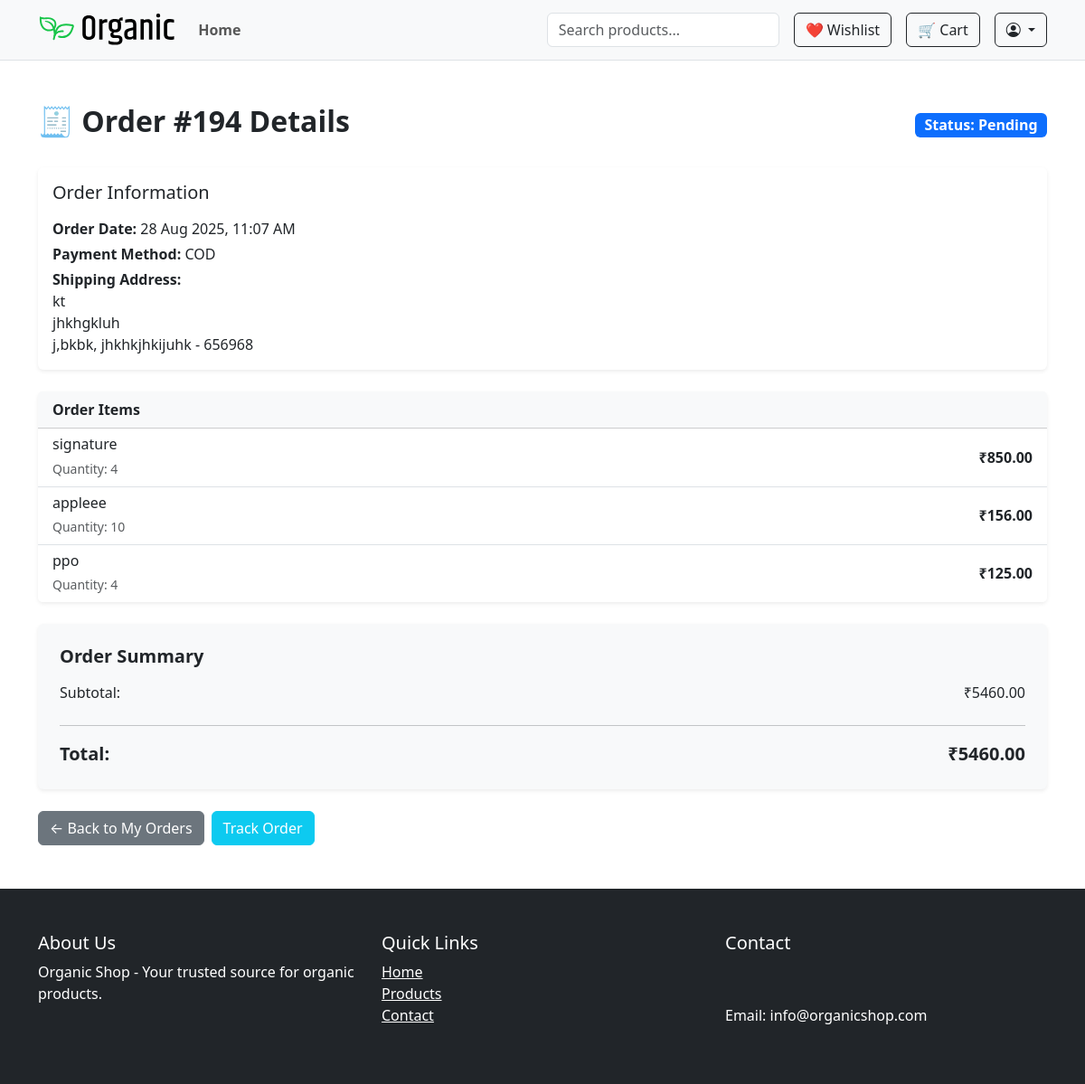
Screenshot of /accounts/orders/194/ (signed in) with the database file from the repository.
### accounts/models.py (models this page shows, shortened)
class Order(models.Model):
    STATUS_CHOICES = [
        ('pending', 'Pending'),
        ('processing', 'Processing'),
        ('shipped', 'Shipped'),
        ('delivered', 'Delivered'),
        ('cancelled', 'Cancelled'),
    ]
    PAYMENT_CHOICES = [
        ('COD', 'Cash on Delivery'),
        ('ONLINE', 'Online Payment'),
    ]
    user = models.ForeignKey(User, on_delete=models.CASCADE)
    address = models.ForeignKey(Address, on_delete=models.SET_NULL, null=True)
    total_price = models.DecimalField(max_digits=10, decimal_places=2)
    promo_code = models.ForeignKey(PromoCode, on_delete=models.SET_NULL, null=True, blank=True)
    payment_method = models.CharField(max_length=20, choices=PAYMENT_CHOICES, default='COD')
    created_at = models.DateTimeField(auto_now_add=True)
    status = models.CharField(max_length=20, choices=STATUS_CHOICES, default='pending')
    is_paid = models.BooleanField(default=False)

class Address(models.Model):
    user = models.ForeignKey(User, on_delete=models.CASCADE, related_name='addresses')
    full_name = models.CharField(max_length=100)
    phone = models.CharField(max_length=20)
    address_line = models.TextField()
    city = models.CharField(max_length=50)
    postal_code = models.CharField(max_length=10)
    state=models.CharField(max_length=50)
    country = models.CharField(max_length=50)
    is_default = models.BooleanField(default=False)

class OrderItem(models.Model):
    order = models.ForeignKey(Order, related_name='items', on_delete=models.CASCADE)
    variant = models.ForeignKey(ProductVariant, on_delete=models.SET_NULL, null=True, blank=True)
    product = models.ForeignKey(Product, on_delete=models.SET_NULL, null=True)
    price = models.DecimalField(max_digits=10, decimal_places=2)
    quantity = models.PositiveIntegerField(default=1)

### shop/models.py (models this page shows, shortened)
class Product(models.Model):
    category = models.ForeignKey(Category, on_delete=models.CASCADE, related_name='products')
    name = models.CharField(max_length=255)
    slug = models.SlugField(unique=True ,blank=True)
    description = models.TextField()
    price = models.DecimalField(max_digits=10, decimal_places=2)
    discount_price = models.DecimalField(max_digits=10, decimal_places=2, null=True, blank=True)
    image = models.ImageField(upload_to='products/')
    is_featured = models.BooleanField(default=False)
    sold_count = models.PositiveIntegerField(default=0)
    created_at = models.DateTimeField(auto_now_add=True)
    views = models.PositiveIntegerField(default=1)
    available = models.BooleanField(default=True)
    stock = models.PositiveIntegerField(default=0)

### accounts/views.py (the view)
# urls.py: path('orders/<int:order_id>/', views.order_detail_view, name='order_detail'),
@login_required
def order_detail_view(request, order_id):
    order = get_object_or_404(
        Order.objects.select_related('address', 'promo_code')
                     .prefetch_related('items__product'),
        id=order_id,
        user=request.user
    )
    subtotal = sum(item.price * item.quantity for item in order.items.all())
    discount = (Decimal(order.promo_code.discount_percentage) / Decimal('100')) * subtotal if order.promo_code else Decimal('0')
    total = order.total_price
    return render(request, 'accounts/order_detail.html', {
        'order': order,
        'items': order.items.all(),
        'subtotal': subtotal,
        'discount': discount,
        'total': total
    })

### shop/context_processors.py (called while the page is built)
def wishlist_context(request):
    wishlist_count = 0
    if request.user.is_authenticated:
        wishlist_count = Wishlist.objects.filter(user=request.user).count()
    return {'wishlist_items_count': wishlist_count}

### accounts/templates/accounts/order_detail.html (shortened to what this page needs)
{% extends 'shop/base.html' %}
{% block content %}
<div class="container py-5">
  <div class="d-flex justify-content-between align-items-center mb-4">
    <h2 class="fw-bold">🧾 Order #{{ order.id }} Details</h2>
    <span class="badge bg-primary fs-6">Status: {{ order.get_status_display }}</span>
  </div>
  <div class="card mb-4 shadow-sm border-0">
    <div class="card-body">
      <h5 class="card-title mb-3">Order Information</h5>
      <p class="mb-1"><strong>Order Date:</strong> {{ order.created_at|date:"d M Y, H:i A" }}</p>
      <p class="mb-1"><strong>Payment Method:</strong> {{ order.payment_method }}</p>
      <p class="mb-0"><strong>Shipping Address:</strong> <br>
        {{ order.address.full_name }}<br>
        {{ order.address.address_line }}<br>
        {{ order.address.city }}, {{ order.address.country }} - {{ order.address.postal_code }}
      </p>
    </div>
  </div>
  <div class="card mb-4 shadow-sm border-0">
    <div class="card-header bg-light fw-bold">Order Items</div>
    <ul class="list-group list-group-flush">
      {% for item in items %}
      <li class="list-group-item d-flex justify-content-between align-items-center">
        <div>
          <h6 class="mb-1">{{ item.product.name }}</h6>
          <small class="text-muted">Quantity: {{ item.quantity }}</small>
        </div>
        <span class="fw-semibold">₹{{ item.price|floatformat:2 }}</span>
      </li>
      {% endfor %}
    </ul>
  </div>
  <div class="card p-4 shadow-sm border-0 bg-light">
    <h5 class="fw-bold mb-3">Order Summary</h5>
    <div class="d-flex justify-content-between mb-2">
      <span>Subtotal:</span>
      <span>₹{{ subtotal|floatformat:2 }}</span>
    </div>
    <hr>
    <div class="d-flex justify-content-between fw-bold fs-5">
      <span>Total:</span>
      <span>₹{{ total|floatformat:2 }}</span>
    </div>
  </div>
  <div class="mt-4 d-flex flex-wrap gap-2">
    <a href="{% url 'accounts:my_orders' %}" class="btn btn-secondary">← Back to My Orders</a>
    <a href="{% url 'accounts:order_tracking' order.id %}" class="btn btn-info text-white">Track Order</a>
  </div>
</div>
{% endblock %}

### rows the page displays
Order: id "194", status "Pending", created_at "28 Aug 2025, 11:07 AM", payment_method "COD", address.full_name "kt", address.address_line "jhkhgkluh", address.city "j,bkbk", address.country "jhkhkjhkijuhk", address.postal_code "656968", total_price "5460.00"
OrderItem: product.name "signature", quantity "4", price "850.00"
OrderItem: product.name "appleee", quantity "10", price "156.00"
OrderItem: product.name "ppo", quantity "4", price "125.00"

### other values shown
{{ subtotal|floatformat:2 }} "5460.00"
